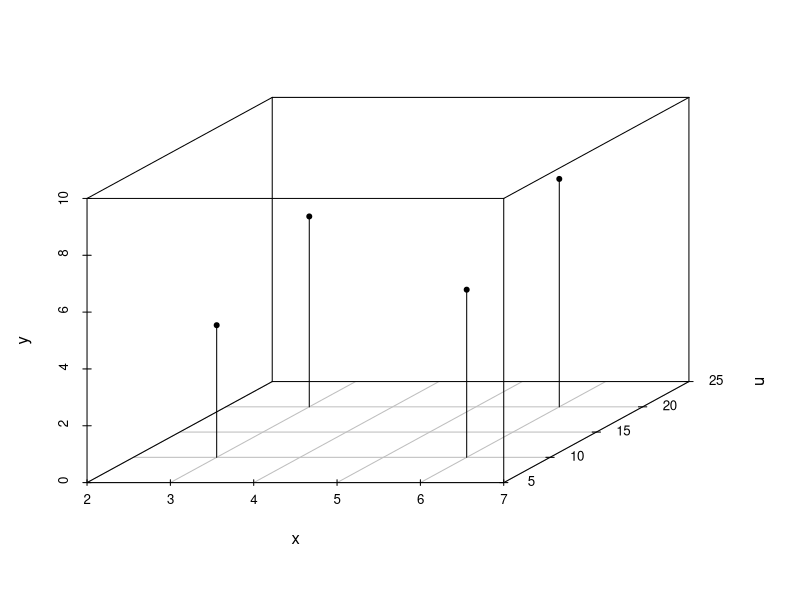
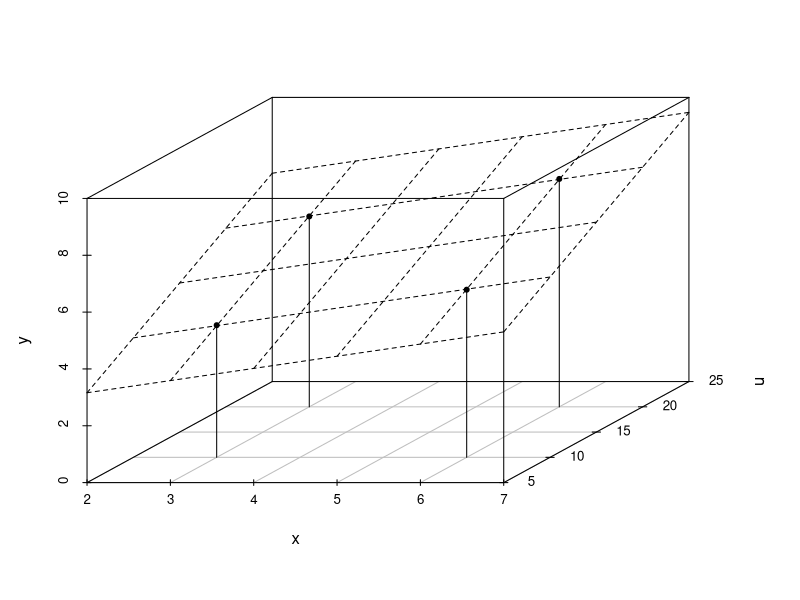
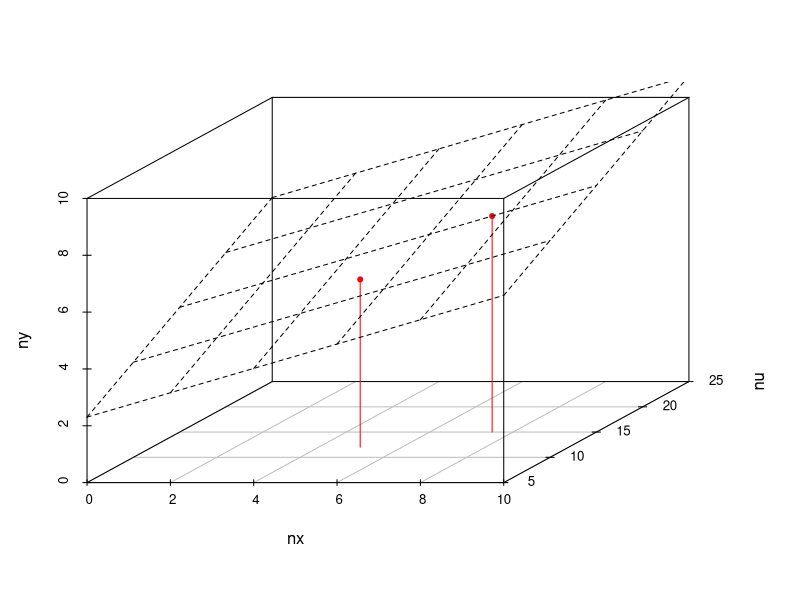
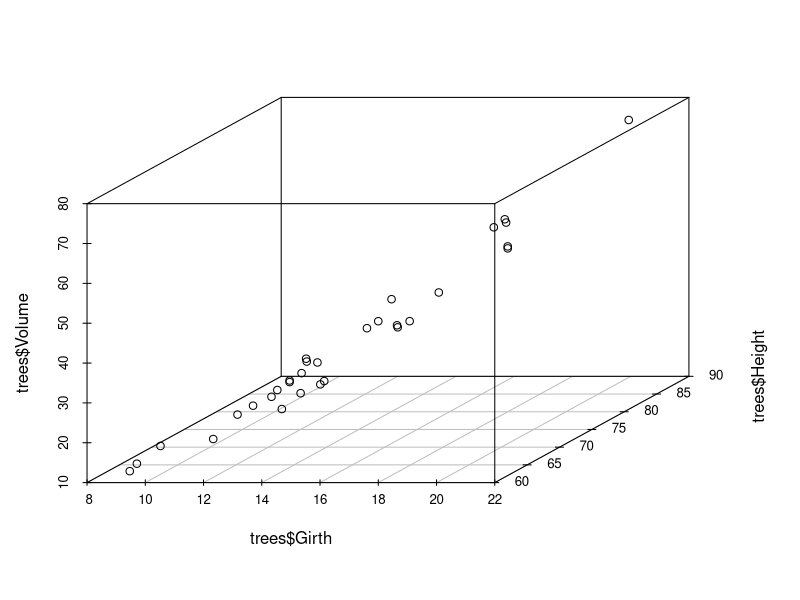
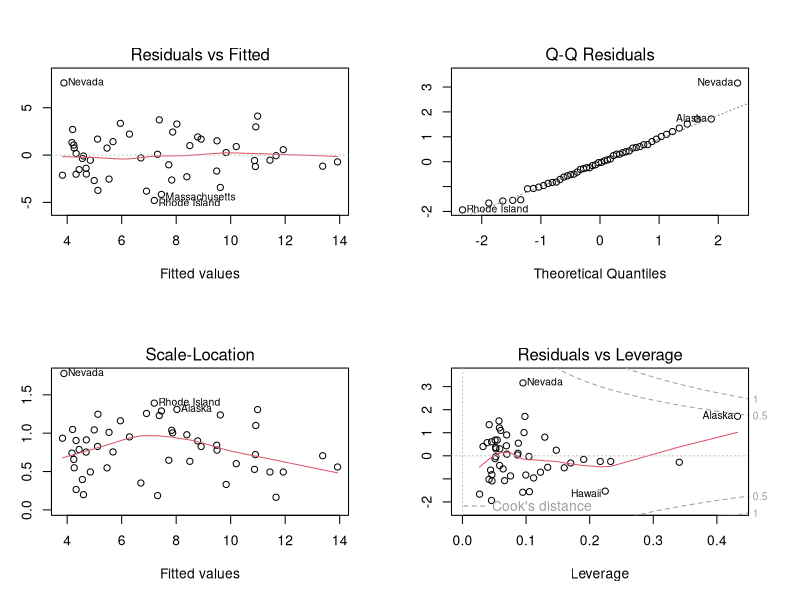
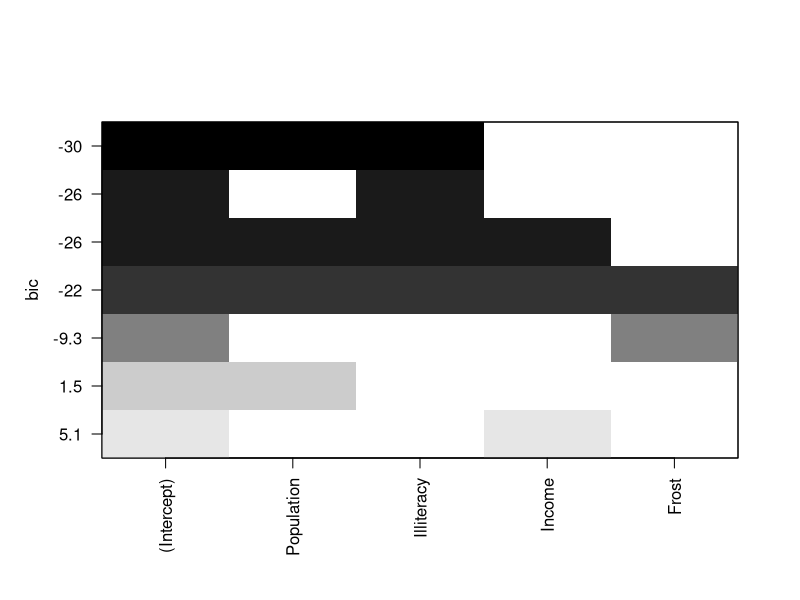

R code for these plots, in order:
## ---- chunk 1
knitr::opts_chunk$set(echo = TRUE)
## ---- chunk 2
#install.packages('scatterplot3d')
library(scatterplot3d)
## ---- chunk 3
x <- c(3,6,3,6.)
u <- c(10,10,20,20.)
y <- c(4.65,5.9,6.7,8.02)

scatterplot3d(x,u,y,
              xlim=2:7,ylim=7:23,zlim=0:10,
              pch=20,type='h')
## ---- chunk 4
model <- lm(y~x+u)          #y = f(x,u)
coef(model)                 #y = 0.4283333*x + 0.2085000*u + 1.2625000

s <- scatterplot3d(x,u,y,
              xlim=2:7,ylim=7:23,zlim=0:10,
              pch=20,type='h')
s$plane3d(model)
## ---- chunk 5
fitted(model)
y
residuals(model)              # y - fitted(model)

## ---- chunk 6
mse = deviance(model)/length(y)
mse
## ---- chunk 7
nx <-  c(7.5,5)
nu <-  c(15,12.)
new_data <- data.frame(x=nx,u=nu)
ny <- predict(model, new_data)
ny
s <- scatterplot3d(nx,nu,ny,
              xlim=0:10,ylim=7:23,zlim=0:10,
              pch=20,type='h', color='red')
s$plane3d(model)

summary(model)
## ---- chunk 8
head(trees)
dim(trees)
summary(trees)
scatterplot3d(trees$Girth,trees$Height,trees$Volume)

## ---- chunk 9
tm <- lm(Volume ~ Girth + Height, data=trees)
tm
summary(tm)
## ---- chunk 10
ndata <- data.frame(Girth=c(8.5,13,19),Height=c(72,86,85.))
predict(tm,ndata)
## ---- chunk 11
state.x77
head(state.x77)
states <- as.data.frame(state.x77[, c("Murder","Population","Illiteracy","Income","Frost")])

fit <- lm(Murder ~Population+Illiteracy+Income+Frost,data=states)
summary(fit)
#Illiteracy는 유의미, Income과 Frost는 연관이 별로 없다고 나옴

par(mfrow=c(2,2))
plot(fit)
par(mfrow=c(1,1))
## ---- chunk 12
states.cor <- cor(states[2:5])
states.cor
## ---- chunk 13
#install.packages('car')
library(car)
vif(fit)


## ---- chunk 14
eigen.val <- eigen(states.cor)$values
sqrt(max(eigen.val)/eigen.val)
## ---- chunk 15
fit1 <- lm(Murder~.,data=states)
summary(fit1)

#유의한 애들만 뽑아옴
fit2 <- lm(Murder~Population+Illiteracy, data = states)
summary(fit2)
## ---- chunk 16
AIC(fit1,fit2)  #값이 적을수록 좋은 모델
## ---- chunk 17
step(fit1, direction = 'backward')
## ---- chunk 18
fit3 <- lm(Murder~1, data=states)    #~1: Murder만 뽑아와라
step(fit3, direction='forward',      #direction=: 변수선택방법
     scope=~Population+Illiteracy+Frost)   #scope: 변수늘리는것
step(fit3, direction = 'forward',scope=list(upper=fit1,lower=fit3))
#범위는 단일 포뮬러 또는 하한과 상한을 lower, upper로

summary(fit3)
## ---- chunk 19
#install.packages('leaps')
library(leaps)
subsets <- regsubsets(Murder~., data=states,
                      method='seqrep',nbest=4)
sugsets <- regsubsets(Murder~., data=states,
                      method='exhaustive',nbest=4)
summary(subsets)            #*: 독립변수선정 표시
plot(subsets)
